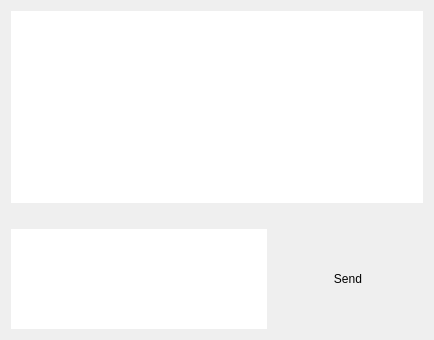
      <widget class="QWidget" name="messaging_page">
       <layout class="QGridLayout" name="gridLayout_14">
        <item row="0" column="0" colspan="4">
         <widget class="QTextBrowser" name="messaging_text_browser">
          <property name="cursor" stdset="0">
           <cursorShape>IBeamCursor</cursorShape>
          </property>
          <property name="styleSheet">
           <string notr="true"/>
          </property>
          <property name="frameShape">
           <enum>QFrame::NoFrame</enum>
          </property>
         </widget>
        </item>
        <item row="2" column="3">
         <widget class="QPushButton" name="send_message_button">
          <property name="sizePolicy">
           <sizepolicy hsizetype="Minimum" vsizetype="Minimum">
            <horstretch>0</horstretch>
            <verstretch>0</verstretch>
           </sizepolicy>
          </property>
          <property name="minimumSize">
           <size>
            <width>150</width>
            <height>0</height>
           </size>
          </property>
          <property name="maximumSize">
           <size>
            <width>80</width>
            <height>30</height>
           </size>
          </property>
          <property name="styleSheet">
           <string notr="true"/>
          </property>
          <property name="text">
           <string>Send</string>
          </property>
          <property name="icon">
           <iconset resource="openauto_resources.qrc">
            <normaloff>:/resources/Icons/edit.png</normaloff>:/resources/Icons/edit.png</iconset>
          </property>
          <property name="iconSize">
           <size>
            <width>30</width>
            <height>30</height>
           </size>
          </property>
          <property name="flat">
           <bool>true</bool>
          </property>
         </widget>
        </item>
        <item row="2" column="0" colspan="3">
         <widget class="QTextEdit" name="send_text_edit">
          <property name="sizePolicy">
           <sizepolicy hsizetype="Expanding" vsizetype="Minimum">
            <horstretch>0</horstretch>
            <verstretch>0</verstretch>
           </sizepolicy>
          </property>
          <property name="maximumSize">
           <size>
            <width>16777215</width>
            <height>100</height>
           </size>
          </property>
          <property name="cursor" stdset="0">
           <cursorShape>IBeamCursor</cursorShape>
          </property>
          <property name="styleSheet">
           <string notr="true"/>
          </property>
          <property name="frameShape">
           <enum>QFrame::NoFrame</enum>
          </property>
         </widget>
        </item>
        <item row="1" column="0">
         <spacer name="horizontalSpacer">
          <property name="orientation">
           <enum>Qt::Horizontal</enum>
          </property>
          <property name="sizeHint" stdset="0">
           <size>
            <width>40</width>
            <height>20</height>
           </size>
          </property>
         </spacer>
        </item>
       </layout>
      </widget>
